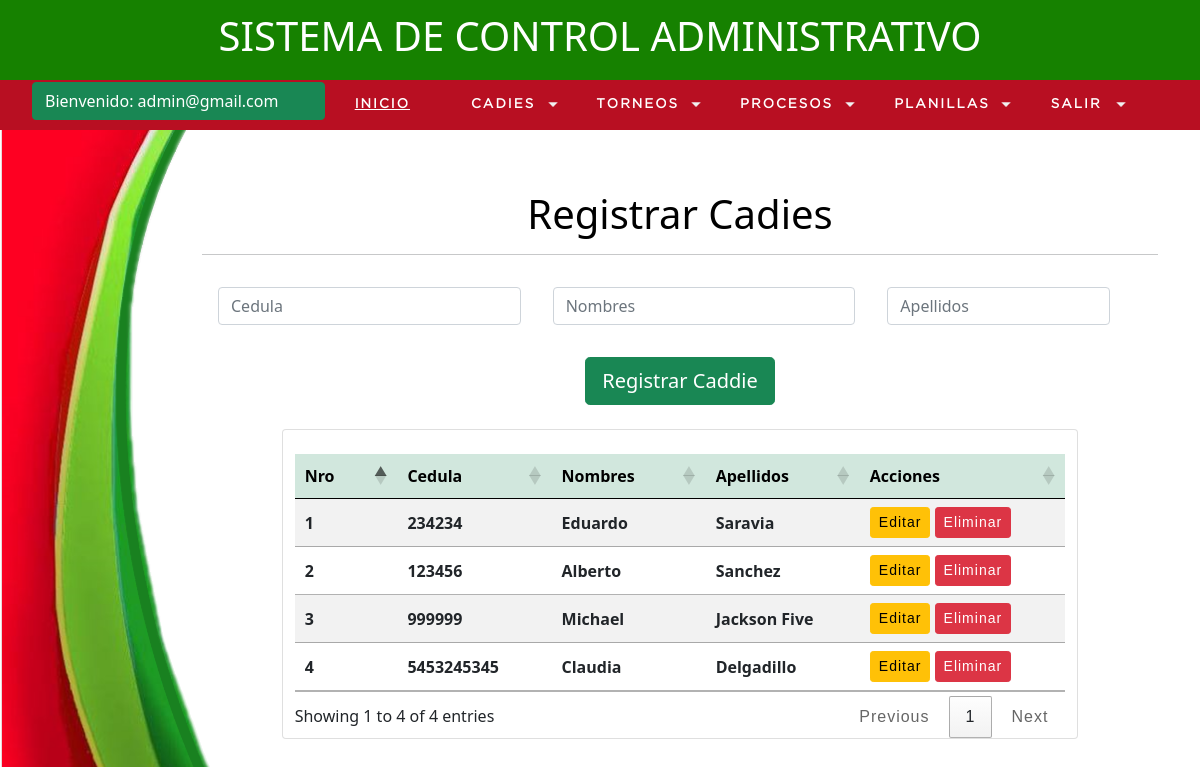
Page /dashboard.php (signed in) on the committed database.
### tables this page shows
CREATE TABLE `usuarios` (
  `id` int(10) UNSIGNED NOT NULL,
  `nombre` varchar(255) DEFAULT NULL,
  `apellido` varchar(255) DEFAULT NULL,
  `email` varchar(50) NOT NULL DEFAULT 'user@gmail.com',
  `password` varchar(100) NOT NULL DEFAULT '1234567',
  `cedula` varchar(255) DEFAULT NULL,
  `tipo_usuario` varchar(15) DEFAULT NULL,
  `estado` tinyint(1) DEFAULT NULL
);

### conexion.php (called while the page is built, shortened)
<?php
    function conexion()
    {
        try
        {
            $conexion = new PDO("mysql:host=".DB_HOST.";port=".DB_PORT.";dbname=".DB_NAME, DB_USER, DB_PASS,array(
                PDO::ATTR_DEFAULT_FETCH_MODE =>PDO::FETCH_ASSOC,
                PDO::MYSQL_ATTR_INIT_COMMAND => 'SET NAMES utf8',
            ));
            return $conexion;
        }
        catch(PDOException $e)
        {
            print "Error!: " . $e->getMessage() . "<br/>";
            die();
        }
    }

### usuarios.php (called while the page is built, shortened)
<?php
require_once('conexion.php');
function getUsuarios()
{
    $sql = 'SELECT * FROM usuarios WHERE tipo_usuario = "Arbitro"';
    $query = conexion()->query($sql);
    return $query;
}

### dashboard.php (the view, shortened to what this page needs)
<?php
    include("usuarios.php");
?>
<!DOCTYPE html>
<html lang="en">
<head>
    <link rel="stylesheet" href="css/index.css">
    <link href="https://cdn.jsdelivr.net/npm/bootstrap@5.0.0-beta1/dist/css/bootstrap.min.css" rel="stylesheet">
    <link rel="stylesheet" type="text/css" href="https://cdn.datatables.net/1.12.1/css/jquery.dataTables.css">
    <link rel="stylesheet" type="text/css" href="https://cdn.datatables.net/1.12.1/css/jquery.dataTables.min.css">
     <link rel="stylesheet" type="text/css" href="https://cdn.datatables.net/buttons/2.2.3/css/buttons.dataTables.min.css">
</head>
<body style="text-align: center; background-image: url(image/fondo.png);">
<header>
		<div class="header" >
			<h1>SISTEMA DE CONTROL ADMINISTRATIVO</h1>
		</div>
		<nav>
			<ul>
                <li class="welcome"> <h4 class="btn btn-success">Bienvenido: <?php echo  $_SESSION['login_user'] ?>&nbsp;&nbsp;&nbsp;&nbsp;&nbsp;&nbsp;&nbsp;&nbsp;</h4> </li>
				<li><a href="inicio.php">INICIO</a></li>
				<li class="principal">
					<a href="#">CADIES</a>
				</li>
                <li class="principal">
                    <a href="#">TORNEOS</a>
                </li>
				<li class="principal">
					<a href="#">PROCESOS</a>
				</li>
				<li class="principal">
                    <a href="#">PLANILLAS</a>
                </li>
				<li class="aprincipal" >
					<a href="#" >Salir</a>
				</li>
			</ul>
		</nav>
	</header>
	<section id="container">
            <div class="container">
                    <div class="row">
                        <center>
                            <font color="black" align="center"><h1>Registrar Cadies</h1></font><hr>
                                <form action="acciones.php" method="POST" class="col-md-12">
                                    <div class="diseno col-md-4">
                                        <input type="text" class="form-control mb-3" name="cedula" id="cedula" placeholder="Cedula" value="<?= isset($_GET['id']) ? $cedula : '' ?>">
                                    </div>
                                    <div class="diseno col-md-4">
                                        <input type="text" class="form-control mb-3" name="nombre" id="nombre" placeholder="Nombres" value="<?= isset($_GET['id']) ? $nombre : '' ?>">
                                    </div>
                                    <div class="diseno col-md-3">
                                        <input type="text" class="form-control mb-3" name="apellido" id="apellido" placeholder="Apellidos" value="<?= isset($_GET['id']) ? $apellido : '' ?>">
                                    </div>
                                    <center><input type="submit" value="Registrar Caddie"class="btn btn-success btn-lg"><br>
                                    </center>
                                </form>
                                <br>
                        </center>
                        <center><div class="card table-responsive row col-md-10">
                        <br>
                            <table class=" table table-striped table-hover table align-middle" id="caddie" >
                    			<colgroup>
									<col width="10%">
									<col width="15%">
									<col width="15%">
									<col width="15%">
									<col width="20%">
								</colgroup>
                                <thead class="table-success" >
                                    <tr>
                                        <th scope="col">Nro</th>
                                        <th scope="col">Cedula</th>
                                        <th scope="col">Nombres</th>
                                        <th scope="col">Apellidos</th>
                                        <th scope="col">Acciones</th>
                                    </tr>
                                </thead>
                                <tbody>
                                    <?php
                                    $usuarios = getUsuarios();
                                    $i=1;
                                    foreach($usuarios as $row):
                                    ?>
                                    <tr>
                                        <th scope="row"><?= $i ?></th>
                                        <th scope="row"><?= $row['cedula']?></th>
                                        <th scope="row"><?= $row['nombre']?></th>
                                        <th scope="row"><?= $row['apellido']?></th>
                                        <th scope="row"><a href="editauser.php?id=<?= $row['id'] ?>" class="btn btn-warning btn-sm">Editar</a>
                                        	<a href="acciones.php?id=<?= $row['id'] ?>&accion=delete_usuario" class="btn btn-danger btn-sm">Eliminar</a>
                                    	</th>
                                    </tr>
                                    <?php $i=$i+1; endforeach  ?>
                                </tbody>
                            </table>
                        </div>
                    </center>
                    </div>
            </div>
	</section>
</body>
</html>

### css/index.css (style rules this page uses)
* { margin:0; padding:0; box-sizing: border-box; }
body { background: #f2f2f2; font-family: sans-serif; height: 100%; }
a { text-decoration: none; font-family: arial; letter-spacing: 1px; }
.diseno { margin: 0.5em; padding: 0.5em; float: left; }
header { position: fixed; width: 100%; z-index: 1; }
.welcome { color: gray; background-color: transparent; text-align: left; padding: 0px 0px 0px 0px; }
.header { color: #fff; background-color: #168100; height: 35px; display: -webkit-flex; display: -moz-flex; display: -ms-flex; display: -o-flex; display: flex; justify-content: center; align-items: center; padding: 40px; }
.header h1 { text-align: center; }
nav ul { background: #b80f22; list-style: none; display: -webkit-flex; display: -moz-flex; display: -ms-flex; display: -o-flex; display: flex; justify-content: left; align-items: center; }
nav ul > li a { position: relative; }
nav a { color: rgb(255, 255, 255); display: block; font-size: 10pt; font-family: "GothamBook"; padding: 15px 30px; text-transform: uppercase; letter-spacing: 2px; transition: background 0.5s; border-right: 1px solid #b80f22; font-weight: 800; }
nav .principal > a { background: url(../image/arrow_bottom.png) no-repeat; background-position-x: 0%; background-position-y: 0%; background-size: auto auto; background-position: 94% center; background-size: 10px; text-decoration: none; }
nav .aprincipal > a { background: url(../image/arrow_bottom.png) no-repeat; background-position-x: 0%; background-position-y: 0%; background-size: auto auto; background-position: 94% center; background-size: 10px; text-decoration: none; }
#container { padding: 190px 30px 30px 190px; }

### rows in the picture
usuarios: cedula "234234", nombre "Eduardo", apellido "Saravia"
usuarios: cedula "123456", nombre "Alberto", apellido "Sanchez"
usuarios: cedula "999999", nombre "Michael", apellido "Jackson Five"
usuarios: cedula "5453245345", nombre "Claudia", apellido "Delgadillo"

### other values in the picture
$_SESSION['login_user'] "admin@gmail.com"
